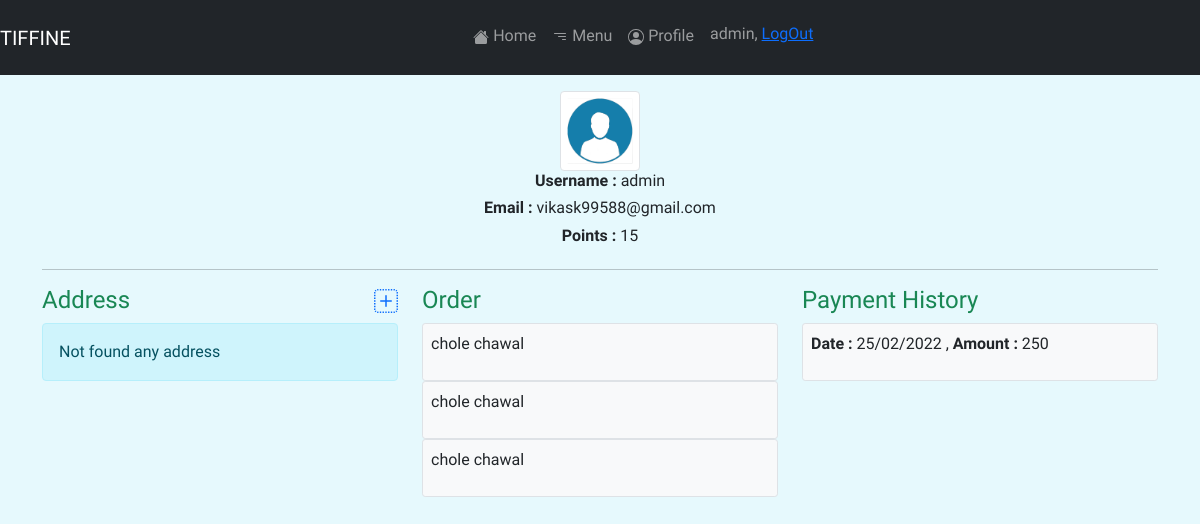
The page /user-profile/ (signed in) on the database as committed earlier.
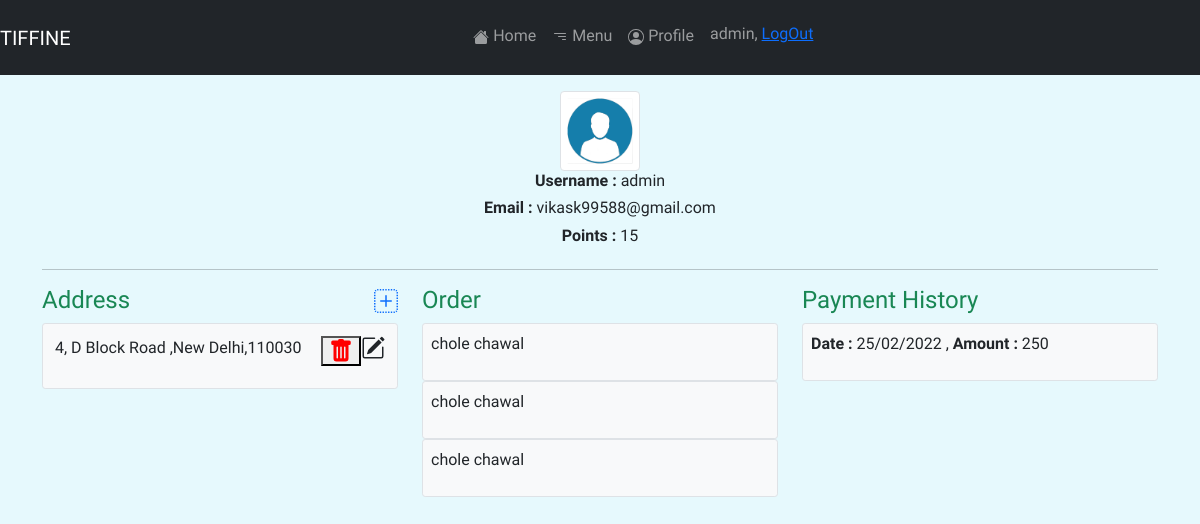
The same page on the database as committed later.
### tiffine_site/models.py (models this page shows)
class AddressModel(models.Model):
    user = models.ForeignKey(User, on_delete=models.CASCADE)
    street = models.CharField(max_length=100, null=True)
    locality = models.CharField(max_length=100, null=True)
    landmark = models.CharField(max_length=100, null=True)
    city = models.CharField(max_length=100, null=True)
    pincode = models.IntegerField(null=True)

### tiffine_site/views.py (the view)
# urls.py: path('user-profile/', user_profile, name='user-profile'),
@ login_required(login_url='login')
def user_profile(request):
    address = AddressModel.objects.filter(user=request.user)
    phone = PhoneNumber.objects.filter(user=request.user)
    context = {
        'address': address,
        'phone': phone,
        'add_form': AddressForm
    }
    template = 'profile.html'
    return render(request, template_name=template, context=context)

### tiffine_site/templates/profile.html (shortened to what this page needs)
{% extends 'base.html' %}
{% block content %}
{% load static %}
<link rel="stylesheet" href="{% static 'css/profile.css' %}" />
</head>
<body class="bg-info bg-opacity-10">
    <div class="container mt-3">
        <div class="d-flex justify-content-center">
            <div class="row">
                <div class="col">
                    <img class="d-flex img-responsive img-thumbnail" height="80px" width="80px" src="{% static 'images/user-icon.png' %}" alt="">
                </div>
            </div>
        </div>
        <div class="d-flex justify-content-center">
            <div class="row">
                <div class="col">
                    <h6><strong>Username :</strong> {{request.user}}</h6>
                </div>
            </div>
        </div>
        <div class="d-flex justify-content-center">
            <div class="row">
                <div class="col">
                    <h6><strong>Email : </strong> {{request.user.email}}</h6>
                </div>
            </div>
        </div>
        <div class="d-flex justify-content-center">
            <div class="row">
                <div class="col">
                    <h6><strong>Points :</strong> 15</h6>
                </div>
            </div>
        </div>
        <hr>
        <div class="row d-flex mb-2">
            <div class="col-md-4 col-sm-12 d-inline-block" id= "address-sec">
                <h4 class="text-success">Address
                    <a href="" class="float-end" data-bs-toggle="modal" data-bs-target="#address-add">
                    </a>
                </h4>
                {% for addr_obj in address %}
                    <div class=" p-2 bg-light rounded-1 border p-1 mb-2" >
                        <p class="p-1">{{addr_obj.street}} ,{{addr_obj.city}},{{addr_obj.pincode}}
                        <buttom class="float-end btn-edit" id="add-{{addr_obj.id}}" data-sid="{{addr_obj.id}}" data-bs-toggle="modal" data-bs-target="#address-add" data-bs-toggle="modal" data-bs-target="#address-add">
                        </buttom>
                        <button  class="float-end btn-delete" id="add-{{addr_obj.id}}" data-sid="{{addr_obj.id}}">
                        </button>
                    </p>
                    </div>
                {% empty %}
                    <p class="alert alert-info">Not found any address </p>
                {% endfor %}
            </div>
            <div class="col-md-4 col-sm-12 d-inline-block">
                <h4 class="text-success">Order</h4>
                <div class="d-flex p-2 bg-light rounded-1 border p-1">
                    <p>chole chawal </p>
                </div>
                <div class="d-flex p-2 bg-light rounded-1 border p-1">
                    <p>chole chawal </p>
                </div>
                <div class="d-flex p-2 bg-light rounded-1 border p-1">
                    <p>chole chawal </p>
                </div>
            </div>
            <div class="col-md-4 col-sm-12 d-inline-block">
                <h4 class="text-success">Payment History</h4>
                <div class="d-flex p-2 bg-light rounded-1 border p-1">
                    <p><strong>Date :</strong> 25/02/2022 ,<strong> Amount :</strong> 250 </p>
                </div>
            </div>
        </div>
    </div>
</body>
{% endblock content %}

### tiffine_site/templates/base.html (shortened to what this page needs)
<!DOCTYPE html>
<html lang="en">
<head>
    <link href="node_modules/froala-editor/css/froala_editor.pkgd.min.css" rel="stylesheet" type="text/css" /><script type="text/javascript" src="node_modules/froala-editor/js/froala_editor.pkgd.min.js"></script>
    {% load static %}
    <link rel="stylesheet" href="{% static 'css/base.css' %}">
    <link href="https://cdn.jsdelivr.net/npm/bootstrap@5.1.3/dist/css/bootstrap.min.css" rel="stylesheet">
    <link rel="stylesheet" href="https://cdnjs.cloudflare.com/ajax/libs/font-awesome/4.7.0/css/font-awesome.min.css">
</head>
<body>
    <header class = ''>
        <nav class = "navbar navbar-expand-sm navbar-dark bg-dark ">
            <div class=" justify-content-center ml-3">
                <a class="navbar-brand " href="#">TIFFINE</a>
            </div>
            <div class="collapse navbar-collapse" id="navmenuitem" >
                <ul class="navbar-nav m-auto p-2">
                    <li class="nav-item">
                        <a class="nav-link" href="{% url 'index' %}">
                             Home</a>
                    </li>
                    <li class="nav-item">
                        <a class="nav-link" href="{% url 'menu' %}">
                               Menu
                        </a>
                    </li>
                    {% if user.is_authenticated %}
                    <li class="nav-item">
                        <a class="nav-link" href="{% url 'user-profile'  %}">
                             Profile</a>
                    </li>
                    <li class="nav-item">
                        <h6 class="nav-link">{{ user.username }}, <a href="{% url 'logout_user' %}">LogOut</a></h6>
                    </li>
                    {% endif %}
                </ul>
            </div>
        </nav>
    </header>
    {% block content %}{% endblock %}
</body>
</html>

### tiffine_site/static/css/base.css (style rules this page uses)
* { font-family: "Arimo", sans-serif; }

Rows that differ between the two databases and show on the page:
added AddressModel: street "4, D Block Road", city "New Delhi", pincode "110030"
Other text that changed with them:
text no longer shown: "Not found any address"
